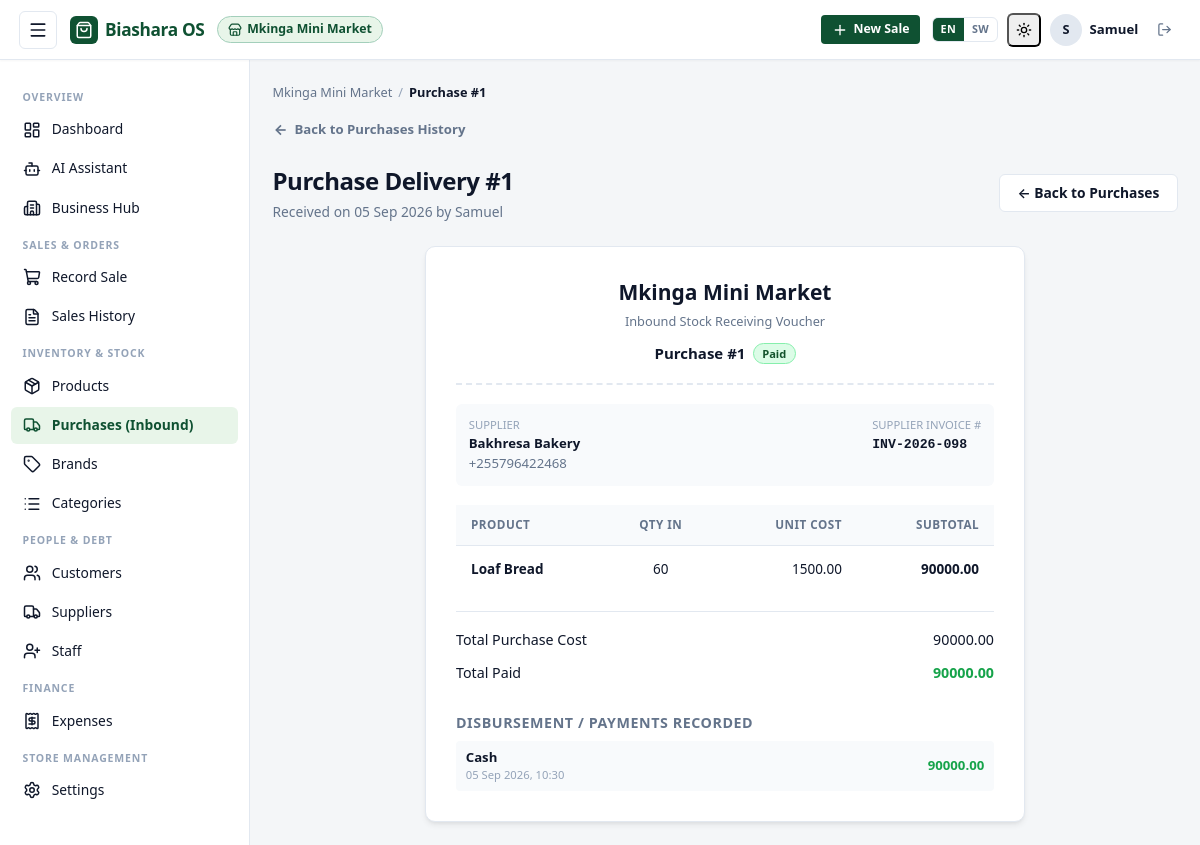
/purchase/1/ (signed in), run on an earlier commit of the app's database.
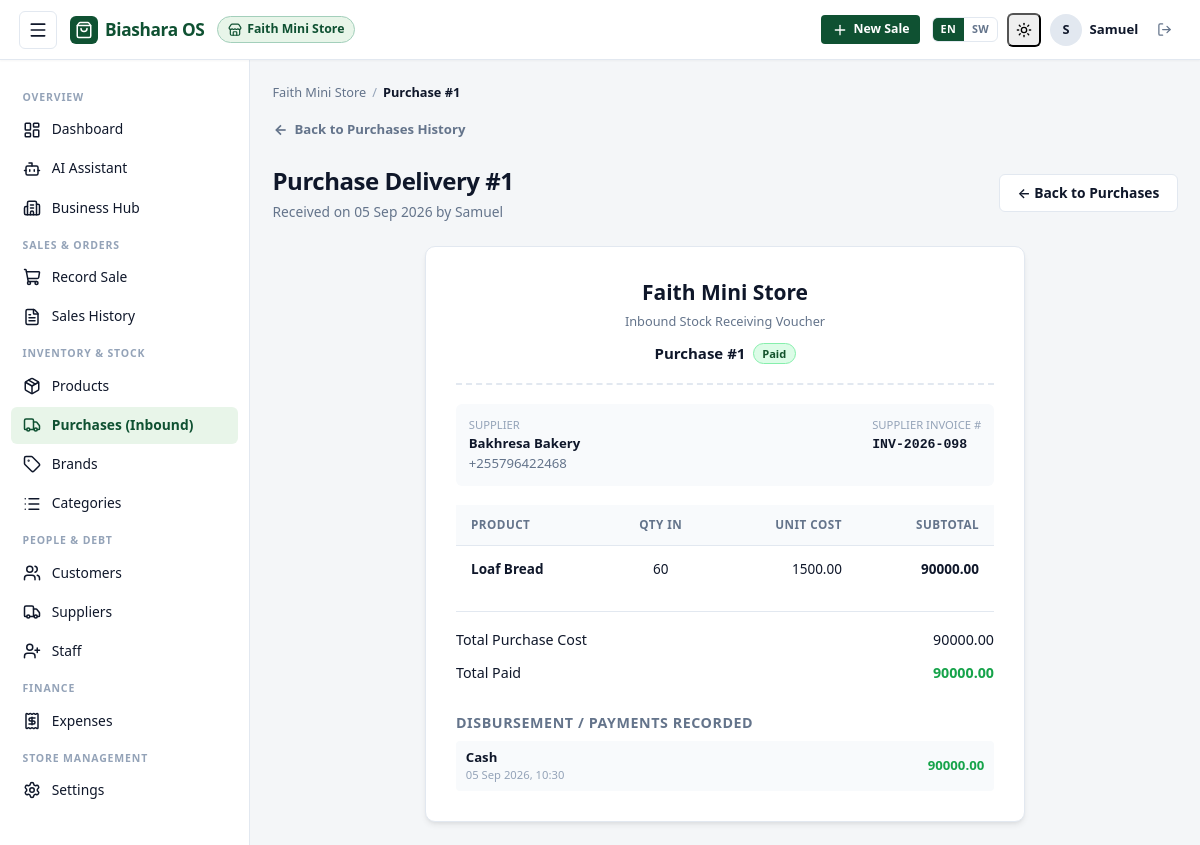
And on a later commit of the database.
### BusinessOs/models.py (models this page shows, shortened)
class Business(models.Model):
    owner = models.ForeignKey(
        settings.AUTH_USER_MODEL,
        on_delete=models.CASCADE,
        related_name="businesses",
    )
    name = models.CharField(max_length=150)
    location = models.CharField(max_length=200, blank=True)
    phone = models.CharField(max_length=20, blank=True)
    created_at = models.DateTimeField(auto_now_add=True)
    class Meta:
        ordering = ["-created_at"]
    def can_record_sales(self, user):
        if user == self.owner:
            return True
        return self.staff.filter(user=user).exists()

### BusinessOs/views.py (the view)
# urls.py: path("purchase/<int:purchase_id>/", views.purchase_detail, name="purchase_detail"),
@login_required
def purchase_detail(request, purchase_id):
    purchase = get_object_or_404(Purchase, pk=purchase_id)
    if not purchase.business.can_record_sales(request.user):
        raise PermissionDenied("You are not authorized for this business.")
    return render(request, "sales/purchase_detail.html", {"business": purchase.business, "purchase": purchase})

### BusinessOs/context_processors.py (called while the page is built)
def biashara_i18n(request):
    lang = request.session.get("biashara_lang") or request.session.get("_language")
    if not lang:
        lang = request.COOKIES.get("biashara_lang") or request.COOKIES.get("django_language")
    if not lang:
        lang = translation.get_language() or "en"
    if lang.startswith("sw"):
        lang = "sw"
    else:
        lang = "en"
    return {
        "current_lang": lang,
        "is_swahili": (lang == "sw"),
        "translations_sw_json": json.dumps(TRANSLATIONS_SW) if lang == "sw" else "{}",
    }

### BusinessOs/models.py (called while the page is built)
    @property
    def total_amount(self):
        return sum((item.subtotal for item in self.items.all()), ZERO)

    @property
    def amount_paid(self):
        return sum((p.amount for p in self.payments.all()), ZERO)

    @property
    def balance(self):
        return self.total_amount - self.amount_paid

    @property
    def status(self):
        if self.balance <= 0:
            return "paid"
        if self.amount_paid > 0:
            return "partial"
        return "unpaid"

    @property
    def subtotal(self):
        return self.unit_cost * self.quantity

### BusinessOs/templates/sales/purchase_detail.html (shortened to what the changed rows need)
{% extends "sales/base.html" %}
{% block crumb %}Purchase #{{ purchase.id }}{% endblock %}
{% block content %}
<div class="page-header">
  <div class="page-title-group">
    <h1>Purchase Delivery #{{ purchase.id }}</h1>
  </div>
</div>
<div class="receipt-card" style="max-width: 600px;">
  <div class="receipt-header">
    <h2>{{ business.name }}</h2>
    <p>Inbound Stock Receiving Voucher</p>
    <div style="margin-top:0.75rem; display:flex; justify-content:center; gap:0.5rem; align-items:center;">
      <span style="font-weight:700;">Purchase #{{ purchase.id }}</span>
      <span class="badge badge-{{ purchase.status }}">{{ purchase.status|title }}</span>
    </div>
  </div>
  <table class="data-table" style="margin-bottom:1.25rem;">
    <thead>
      <tr>
        <th>Product</th>
        <th style="text-align:center;">Qty In</th>
        <th class="table-num">Unit Cost</th>
        <th class="table-num">Subtotal</th>
      </tr>
    </thead>
  </table>
</div>
{% endblock %}

### BusinessOs/templates/sales/base.html (shortened to what the changed rows need)
{% load static %}<!DOCTYPE html>
<html lang="{{ current_lang|default:'en' }}" x-data="{ sidebarOpen: false }" :class="{ 'sidebar-mobile-open': sidebarOpen }">
<head>
  <link rel="stylesheet" href="{% static 'sales/css/style.css' %}?v=3.1">
</head>
<body>
<div class="app-wrapper">
  <header class="topbar">
    <div class="topbar-inner">
      <div class="topbar-left">
        {% if business %}
        <a href="{% url 'business_detail' business.id %}" class="business-tag" title="{{ business.name }}">
          <i data-lucide="store" style="width:14px;height:14px;flex-shrink:0;"></i>
          <span>{{ business.name }}</span>
        </a>
        {% endif %}
      </div>
    </div>
  </header>
  <div class="app-container">
    <main class="app-main">
      {% if business %}
      <nav class="breadcrumb-trail" aria-label="Breadcrumb">
        <a href="{% url 'business_dashboard' business.id %}">{{ business.name }}</a>
        <span class="breadcrumb-sep">/</span>
        <span class="breadcrumb-current">{% block crumb %}Overview{% endblock %}</span>
      </nav>
      {% endif %}
      {% block content %}{% endblock %}
    </main>
  </div>
</div>
</body>
</html>

What changed in the data, as far as the page shows it:
changed Business: name "Mkinga Mini Market" → "Faith Mini Store"
